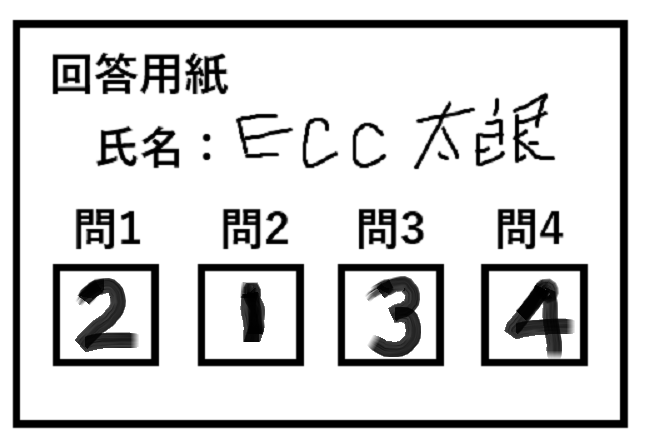
#> input picture Y2-Sem2/AI活用演習/2023-11-06/05_opencv_character/kaitou1.png, 645 x 445 px
$ python detect_kaitou.py
#> lines starting #> are read from the running program, lines starting #| are printed output that depends on the picture; after the words box and inside, x2 and y2 are one past the last pixel; in counts of white or black regions, pixels touching at a corner belong together
# OpenCVとMatplotlibのインポート
import cv2
import matplotlib.pyplot as plt

# 郵便番号を検出する関数の定義
def detect_kaitou(fname):

    # 画像の読み込み
#> called with fname = './kaitou1.png'
    img = cv2.imread(fname)
#> img is the input picture: shape (445, 645, 3); min 0, max 255, mean 213.1

    # グレースケール変換、ガウシアンフィルタリング、二値化
    gray = cv2.cvtColor(img, cv2.COLOR_BGR2GRAY)    # グレースケール変換
    gray = cv2.GaussianBlur(gray, (3, 3), 0)        # ガウシアンフィルタでぼかし処理
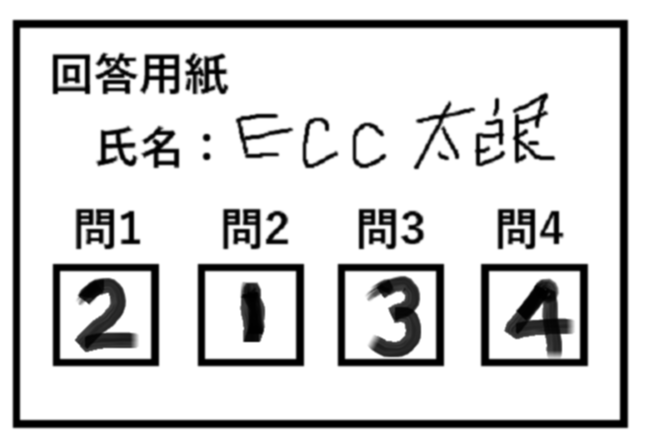
#> gray: shape (445, 645); min 0, max 255, mean 213.1
    im2 = cv2.threshold(gray, 140, 255, cv2.THRESH_BINARY_INV)[1]   # 二値化処理
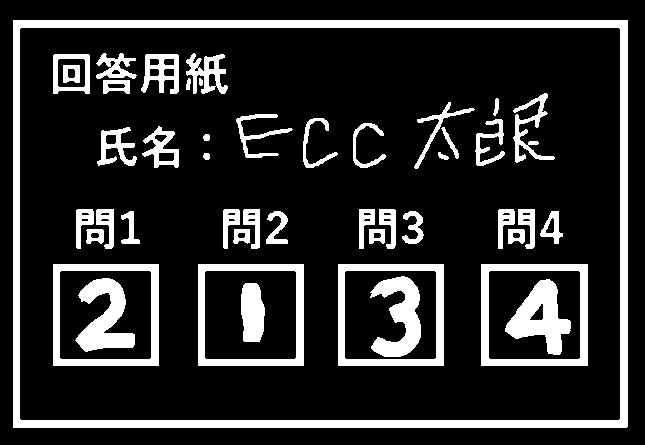
#> im2: shape (445, 645); 17% white; 46 white regions

    # 輪郭の検出
    cnts = cv2.findContours(im2,        # 画像
        cv2.RETR_LIST,                  # 全ての輪郭を摘出
        cv2.CHAIN_APPROX_SIMPLE)[0]     # 必要な点だけ摘出
#> cnts = 88 contours, 8 with area under 20; largest, box (x1, y1, x2, y2) and area: (13, 20, 628, 428) 249898, (19, 27, 621, 421) 236185, (481, 264, 588, 366) 10706, (338, 264, 444, 366) 10605, (198, 264, 304, 366) 10605

    # 検出された輪郭の中から特定の幅のものを抽出し、座標を取得
    result = []
    for pt in cnts:
        x, y, w, h = cv2.boundingRect(pt)   # 各輪郭のx座標、y座標,横幅,縦幅を取得
        if not(80 < w < 100): continue       # 横幅が50以下または70以上の場合は何もしない
        result.append([x, y, w, h])         # 結果用のリストに輪郭情報を追加
#> this loop made 88 passes
#> (x, y, w, h) on passes 1, 2, 3, 4, 5, 6, 7, 8, 9, 14, 15, 16: (529, 303, 15, 18), (241, 283, 24, 59), (505, 279, 66, 76), (75, 278, 60, 74), (370, 276, 51, 81), (488, 270, 93, 90), (344, 270, 93, 90), (204, 270, 93, 90), (59, 270, 93, 90), (512, 232, 9, 7), (373, 232, 9, 7), (237, 232, 9, 7)
#> (pt, x, y, w, h) on passes 10 to 13: ([[481, 264], [481, 365], [587, 365], [587, 264]], 481, 264, 107, 102), ([[338, 264], [338, 365], [443, 365], [443, 264]], 338, 264, 106, 102), ([[198, 264], [198, 365], [303, 365], [303, 264]], 198, 264, 106, 102), ([[53, 264], [53, 365], [158, 365], [158, 264]], 53, 264, 106, 102)
#> after the loop, result = [[488, 270, 93, 90], [344, 270, 93, 90], [204, 270, 93, 90], [59, 270, 93, 90]]

    # 検出された座標をx軸方向にソート
    result = sorted(result, key=lambda x: x[0])
#> result = [[59, 270, 93, 90], [204, 270, 93, 90], [344, 270, 93, 90], [488, 270, 93, 90]]

    # ソートされた座標の中から隣り合う座標間の距離が一定以上のものを抽出
    result2 = []
    lastx = -100
    for x, y, w, h in result:
        if (x - lastx) < 10: continue
        result2.append([x, y, w, h])
        lastx = x
#> this loop made 4 passes
#> (x, lastx) on passes 1 to 4: (59, 59), (204, 204), (344, 344), (488, 488)
#> after the loop, result2 has the same summary as result

    # 抽出した座標に矩形を描画
    for x, y, w, h in result2:
        cv2.rectangle(img, (x, y), (x+w, y+h), (0, 255, 0), 3)
#> this loop made 4 passes
#> x on passes 1 to 4: 59, 204, 344, 488
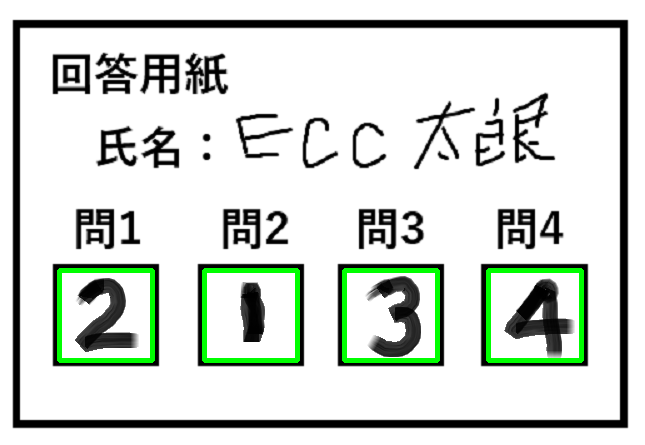
#> img: shape (445, 645, 3); 2.53% of pixels changed, all inside (x1, y1, x2, y2) = (57, 268, 584, 363)

    # 結果を返す
    return result2, img

if __name__ == '__main__':
    # 郵便番号を検出し、画像に矩形を描画した結果を表示
    cnts, img = detect_kaitou("./kaitou1.png")
#> cnts has the same summary as result in detect_kaitou
    plt.imshow(cv2.cvtColor(img, cv2.COLOR_BGR2RGB))
    plt.savefig("detect-postcode.png", dpi=200)
    plt.show()
